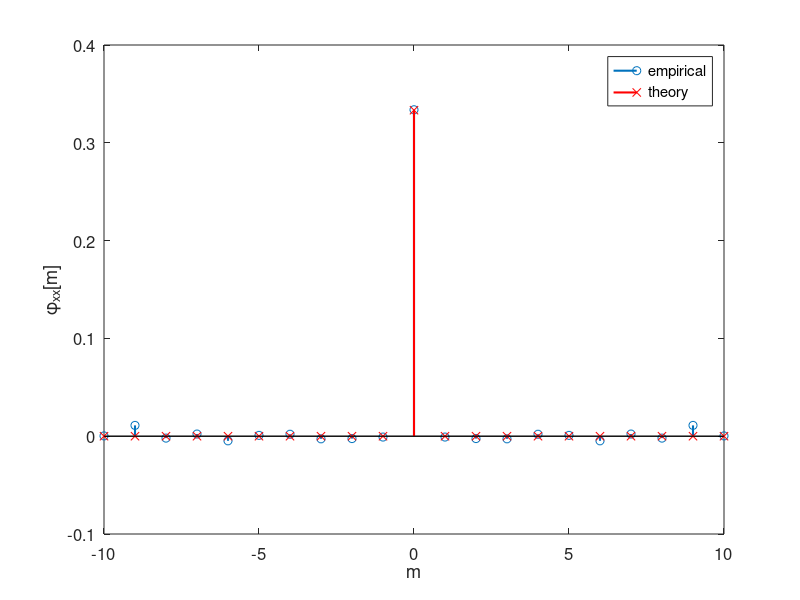
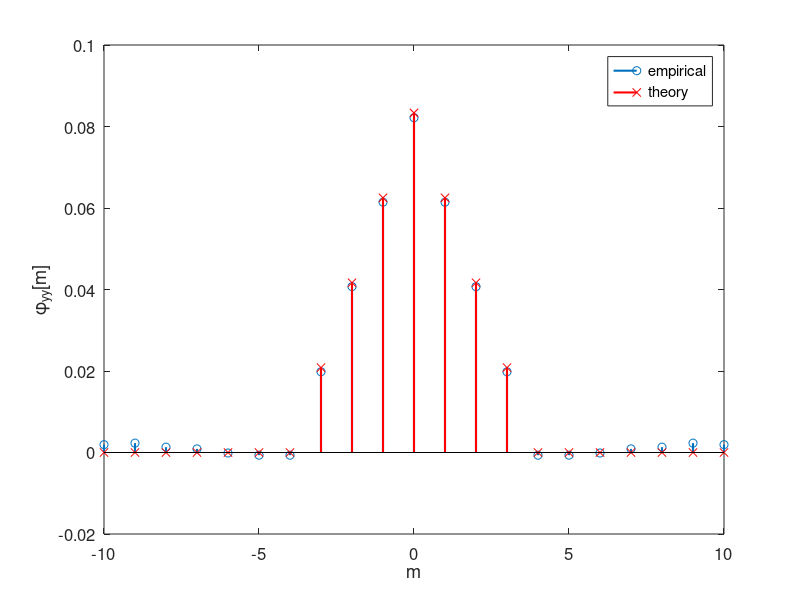
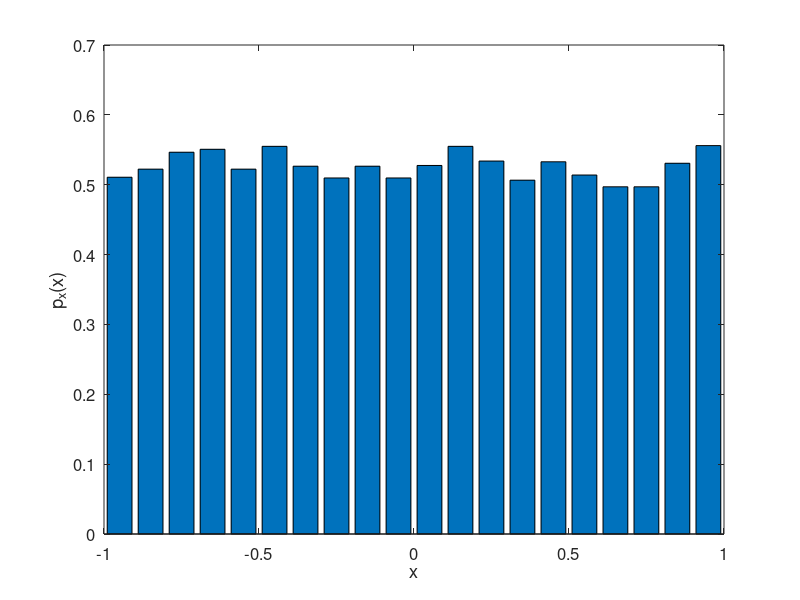
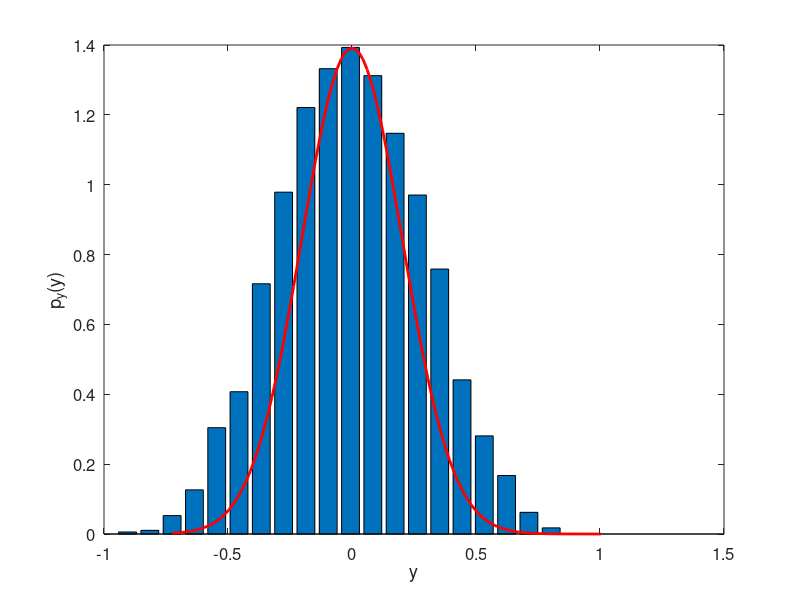

Source code (MATLAB) for these figures, in order:
%% Random experiment
clear, clc, close all

%% Moving average filter
h = [1 1 1 1]/4;
chh = conv(h, conj(fliplr(h)));
x = 2*rand(1, 10000) - 1; % noise uniformly distributed between [-1, 1]
y = filter(h, 1, x); % filter using moving average filter

maxLag = 10;
phi_xx = xcorr(x, x, maxLag, 'unbiased'); % estimate autocorrelation
phi_yy = xcorr(y, y, maxLag, 'unbiased'); % estimate autocorrelation

varx = 2^2/12;
phi_xx_theory = zeros(1, 2*maxLag+1);
phi_xx_theory(maxLag+1) = varx;
phi_yy_ideal = conv(phi_xx_theory, chh, 'same');

figure, hold on, box on
stem(-maxLag:maxLag, phi_xx, 'LineWidth', 1.5)
stem(-maxLag:maxLag, phi_xx_theory, 'xr', 'LineWidth', 1.5)
xlabel('m', 'FontSize', 12)
ylabel('\phi_{xx}[m]', 'FontSize', 12)
legend('empirical', 'theory')
set(gca, 'FontSize', 12)
saveas(gca, '../figs/lec2_random_experiment2_phi_xx', 'epsc')

figure, hold on, box on
stem(-maxLag:maxLag, phi_yy, 'LineWidth', 1.5)
stem(-maxLag:maxLag, phi_yy_ideal, 'xr', 'LineWidth', 1.5)
xlabel('m', 'FontSize', 12)
ylabel('\phi_{yy}[m]', 'FontSize', 12)
legend('empirical', 'theory')
set(gca, 'FontSize', 12)
saveas(gca, '../figs/lec2_random_experiment2_phi_yy', 'epsc')

%% Estimate pdf
Nbins = 20;
[counts, centers] = hist(x, Nbins);
x_pdf = Nbins/(centers(end)-centers(1))*counts/sum(counts);
figure, box on
bar(centers, x_pdf)
xlabel('x', 'FontSize', 12)
ylabel('p_x(x)', 'FontSize', 12)
set(gca, 'FontSize', 12)
saveas(gca, '../figs/lec2_random_experiment1_hist_x', 'epsc')

[counts, centers] = hist(y, Nbins);
y_pdf = Nbins/(centers(end)-centers(1))*counts/sum(counts);
figure, box on, hold on
bar(centers, y_pdf)
sigma2 = var(y);
xx = linspace(centers(1)*0.8, centers(end)*1/0.8);
plot(xx, 1/sqrt(2*pi*sigma2)*exp(-xx.^2/sigma2), 'r', 'LineWidth', 2)
xlabel('y', 'FontSize', 12)
ylabel('p_y(y)', 'FontSize', 12)
set(gca, 'FontSize', 12)
saveas(gca, '../figs/lec2_random_experiment1_hist_y_fit', 'epsc')
